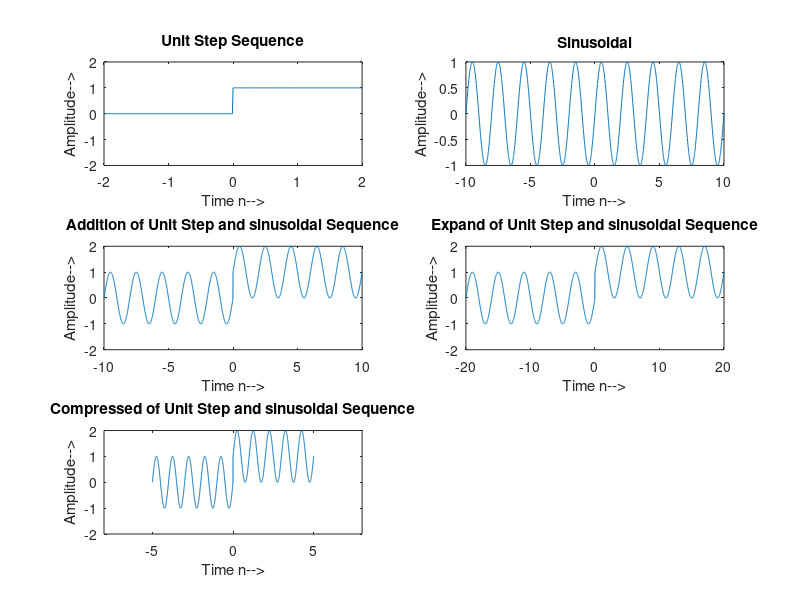

Write the MATLAB code that produced this figure.

t=-10:.01:10;


for i=1:length(t)
    if t(i)<0
        y(i)=0;
    else if t(i)>=0
            y(i)=1;
        end
    end
end

subplot(3,2,1);
plot(t,y);
axis([-2 2 -2 2]);
xlabel('Time n-->');
ylabel('Amplitude-->');
title('Unit Step Sequence');

s=sin(pi*t);
subplot(3,2,2);
plot(t,s);
xlabel('Time n-->');
ylabel('Amplitude-->');
title('Sinusoidal');


for i=1:length(y);
    add(i)=y(i)+s(i);
end

subplot(3,2,3);
plot(t,add);
axis([-10 10 -2 2]);
xlabel('Time n-->');
ylabel('Amplitude-->');
title('Addition of Unit Step and sinusoidal Sequence');

subplot(3,2,4);
plot(2*t,add);
axis([-20 20 -2 2]);
xlabel('Time n-->');
ylabel('Amplitude-->');
title('Expand of Unit Step and sinusoidal Sequence');

subplot(3,2,5);
plot(t/2,add);
axis([-8 8 -2 2]);
xlabel('Time n-->');
ylabel('Amplitude-->');
title('Compressed of Unit Step and sinusoidal Sequence');
